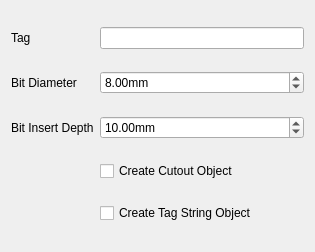
<?xml version="1.0" encoding="UTF-8"?>
<ui version="4.0">
 <class>Dialog</class>
 <widget class="QDialog" name="Dialog">
  <property name="geometry">
   <rect>
    <x>0</x>
    <y>0</y>
    <width>315</width>
    <height>252</height>
   </rect>
  </property>
  <property name="sizePolicy">
   <sizepolicy hsizetype="Expanding" vsizetype="Minimum">
    <horstretch>0</horstretch>
    <verstretch>0</verstretch>
   </sizepolicy>
  </property>
  <property name="windowTitle">
   <string>Dialog</string>
  </property>
  <layout class="QGridLayout" name="gridLayout_2">
   <item row="1" column="0">
    <widget class="QLabel" name="label_3">
     <property name="text">
      <string>Bit Diameter</string>
     </property>
    </widget>
   </item>
   <item row="1" column="1">
    <widget class="QDoubleSpinBox" name="BitDiameter">
     <property name="suffix">
      <string>mm</string>
     </property>
     <property name="value">
      <double>8.000000000000000</double>
     </property>
    </widget>
   </item>
   <item row="2" column="0">
    <widget class="QLabel" name="label">
     <property name="text">
      <string>Bit Insert Depth</string>
     </property>
    </widget>
   </item>
   <item row="2" column="1">
    <widget class="QDoubleSpinBox" name="BitInsertDepth">
     <property name="suffix">
      <string>mm</string>
     </property>
     <property name="value">
      <double>10.000000000000000</double>
     </property>
    </widget>
   </item>
   <item row="0" column="1">
    <widget class="QLineEdit" name="BitTag">
     <property name="maxLength">
      <number>6</number>
     </property>
    </widget>
   </item>
   <item row="0" column="0">
    <widget class="QLabel" name="label_2">
     <property name="text">
      <string>Tag</string>
     </property>
    </widget>
   </item>
   <item row="3" column="1">
    <widget class="QCheckBox" name="createCutoutObject">
     <property name="text">
      <string>Create Cutout Object</string>
     </property>
    </widget>
   </item>
   <item row="4" column="1">
    <widget class="QCheckBox" name="createTagObject">
     <property name="text">
      <string>Create Tag String Object</string>
     </property>
    </widget>
   </item>
  </layout>
 </widget>
 <resources/>
 <connections/>
</ui>
